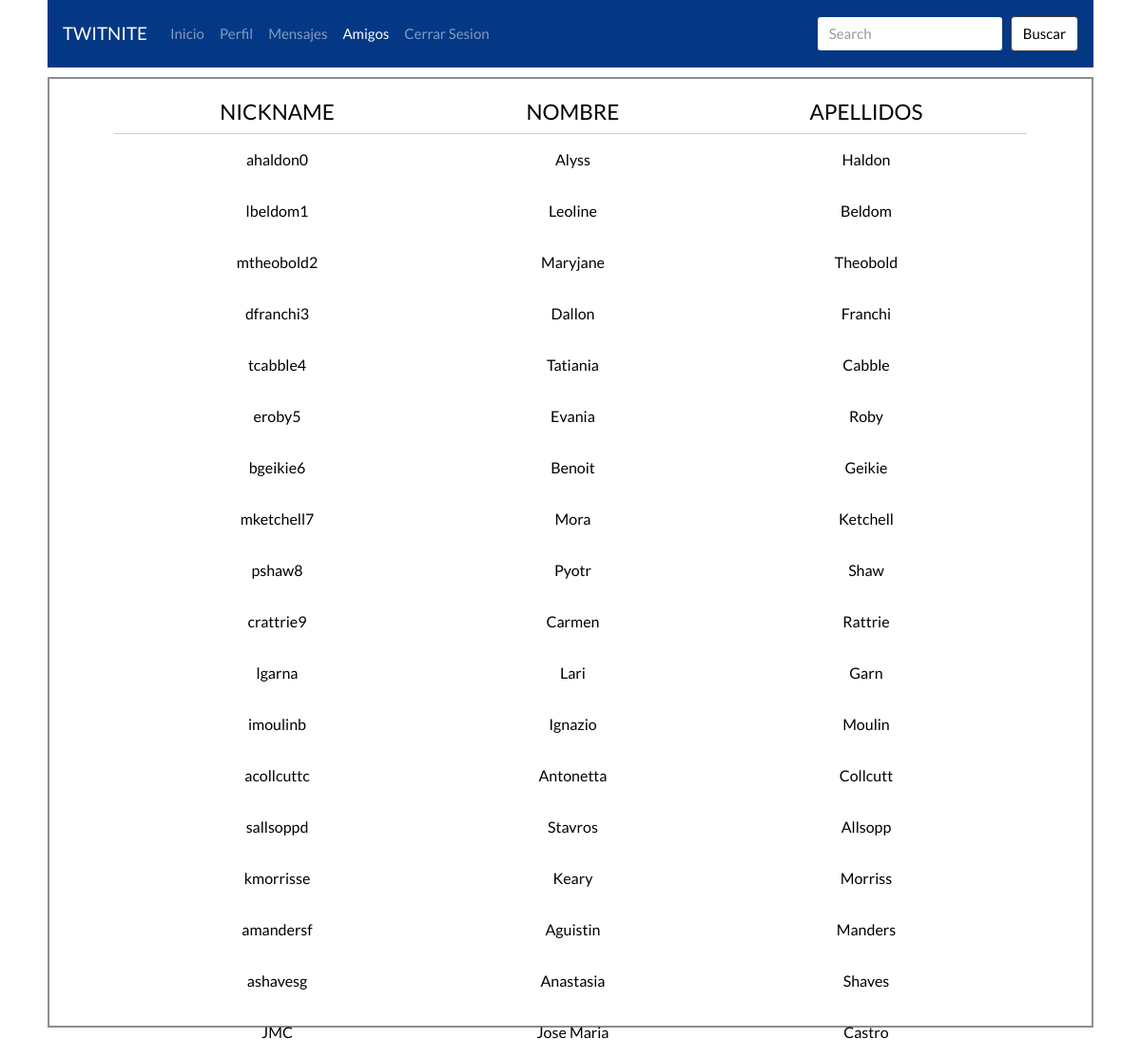
Screenshot of /paginas/listaamigos.php (signed in) with the database file from the repository.
### tables this page shows
CREATE TABLE `usuarios` (
  `Nombre` varchar(20) NOT NULL,
  `Apellidos` varchar(20) NOT NULL,
  `nickname` varchar(20) NOT NULL,
  `email` varchar(30) NOT NULL,
  `password` varchar(15) NOT NULL,
  `telefono` varchar(9) NOT NULL,
  `pais` varchar(9) NOT NULL,
  `ciudad` varchar(9) NOT NULL,
  `tipoUsuario` int(11) DEFAULT '1',
  `IDUsuario` int(11) NOT NULL,
  `FotoPerfil` longblob
);

### paginas/listaamigos.php (the view, shortened to what this page needs)
<html>
<head>
    <link rel="stylesheet" type="text/css" href="../estilos/style.css" media="screen" />
    <link rel="stylesheet" type="text/css" href="../estilos/style1.css" media="screen" />
    <?php
        include '../basededatos/conexionBD.php';
        $consultaAmigos = "Select nickname, Nombre, Apellidos
                            from usuarios where concat_ws(' ',nickname, Nombre, Apellidos) Like '%" . $_POST['search'] . "%' && IDUsuario <> " .
                            $_SESSION['IDUsuario'];
        $result = mysqli_query($conn, $consultaAmigos);
    ?>
</head>
<body>
    <nav class="navbar navbar-expand-lg navbar-light bg-light">
        <a class="navbar-brand" href="inicio.php">TWITNITE</a>
        <div class="collapse navbar-collapse" id="navbarColor03">
            <ul class="navbar-nav mr-auto">
                <li class="nav-item">
                    <a class="nav-link" href="inicio.php">Inicio</a>
                </li>
                <li class="nav-item">
                    <a class="nav-link" href="perfil.php">Perfil</a>
                </li>
                <li class="nav-item">
                    <a class="nav-link" href="mensajes.php">Mensajes</a>
                </li>
                <li class="nav-item active">
                    <a class="nav-link" href="amigos.php">Amigos</a>
                </li>
                <li class="nav-item">
                    <a class="nav-link" href="../comprobaciones/cerrarsesion.php">Cerrar Sesion</a>
                </li>
            </ul>
            <form action="listaamigos.php" class="form-inline my-2 my-lg-0" method="post">
                <input class="form-control mr-sm-2" type="text" name="search" placeholder="Search">
                <input type="submit" class="btn btn-secondary my-2 my-sm-0" value="Buscar" name="submit">
            </form>
        </div>
    </nav>
    <div id=bodyUtilizable>
        <table style="margin: 20px auto; border-collapse: collapse; border-spacing: 20px 20px; text-align: center; width:960px;">
            <tr>
                <th style="border-bottom: 1px solid rgb(205,205,205);">
                    <h4>NICKNAME</h4>
                </th>
                <th style="border-bottom: 1px solid rgb(205,205,205);">
                    <h4>NOMBRE</h4>
                </th>
                <th style="border-bottom: 1px solid rgb(205,205,205);">
                    <h4>APELLIDOS</h4>
                </th>
            </tr>
            <?php
                while($registro = mysqli_fetch_array($result)){
                    print
                    "<tr>
                        <td><form action='perfilamigo.php' method='post'><input id='inputMensajes' type='submit' value='". $registro['nickname']."' name='search'></form></td>
                        <td>" . $registro['Nombre'] . "</td>
                        <td>" . $registro['Apellidos'] . "</td>
                    <tr>";
                }
            ?>
        </table>
    </div>
</body>
</html>

### estilos/style1.css (style rules this page uses)
body { max-width: 1100px; margin: auto; background: url("../Imagenes/fortniteNavidad.jpg") no-repeat center center fixed; background-size: cover; color: black; }
#bodyUtilizable { margin-top: 10px; background-color: rgba(255, 255, 255, 0.932); border: solid 2px rgb(141, 141, 141); height: 1000px; }
#inputMensajes { background: none; border: 0; color: inherit; cursor:hand; margin-top:15px; }

### rows the page displays
usuarios: search "ahaldon0", Nombre "Alyss", Apellidos "Haldon"
usuarios: search "lbeldom1", Nombre "Leoline", Apellidos "Beldom"
usuarios: search "mtheobold2", Nombre "Maryjane", Apellidos "Theobold"
usuarios: search "dfranchi3", Nombre "Dallon", Apellidos "Franchi"
usuarios: search "tcabble4", Nombre "Tatiania", Apellidos "Cabble"
usuarios: search "eroby5", Nombre "Evania", Apellidos "Roby"
usuarios: search "bgeikie6", Nombre "Benoit", Apellidos "Geikie"
usuarios: search "mketchell7", Nombre "Mora", Apellidos "Ketchell"
usuarios: search "pshaw8", Nombre "Pyotr", Apellidos "Shaw"
usuarios: search "crattrie9", Nombre "Carmen", Apellidos "Rattrie"
usuarios: search "lgarna", Nombre "Lari", Apellidos "Garn"
usuarios: search "imoulinb", Nombre "Ignazio", Apellidos "Moulin"
usuarios: search "acollcuttc", Nombre "Antonetta", Apellidos "Collcutt"
usuarios: search "sallsoppd", Nombre "Stavros", Apellidos "Allsopp"
usuarios: search "kmorrisse", Nombre "Keary", Apellidos "Morriss"
usuarios: search "amandersf", Nombre "Aguistin", Apellidos "Manders"
usuarios: search "ashavesg", Nombre "Anastasia", Apellidos "Shaves"
usuarios: search "JMC", Nombre "Jose Maria", Apellidos "Castro"
